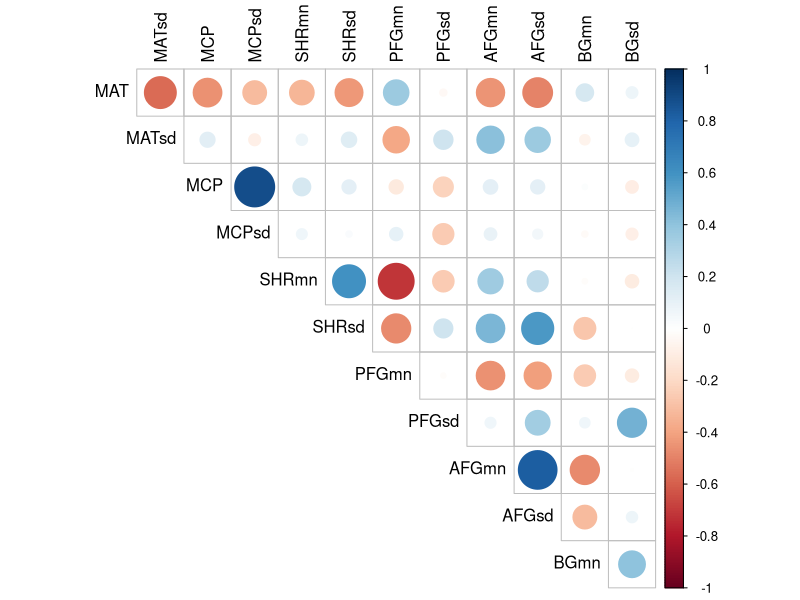
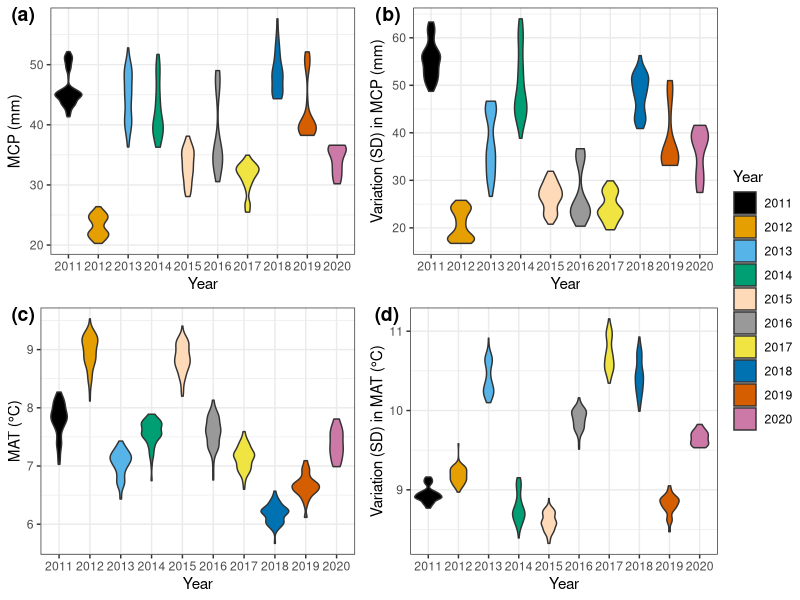
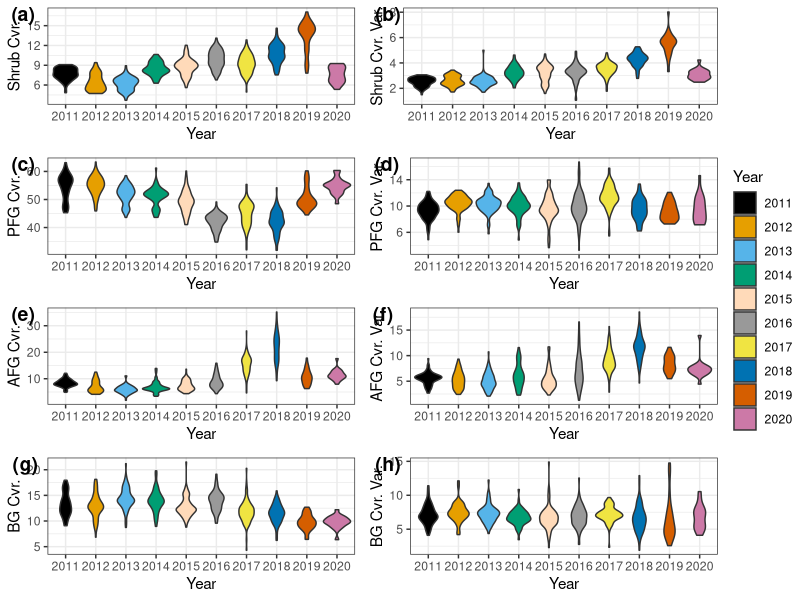
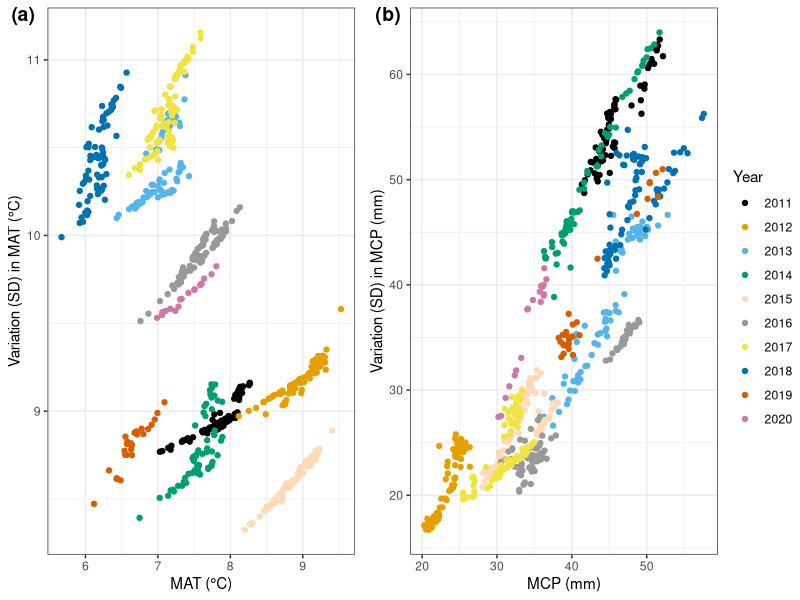
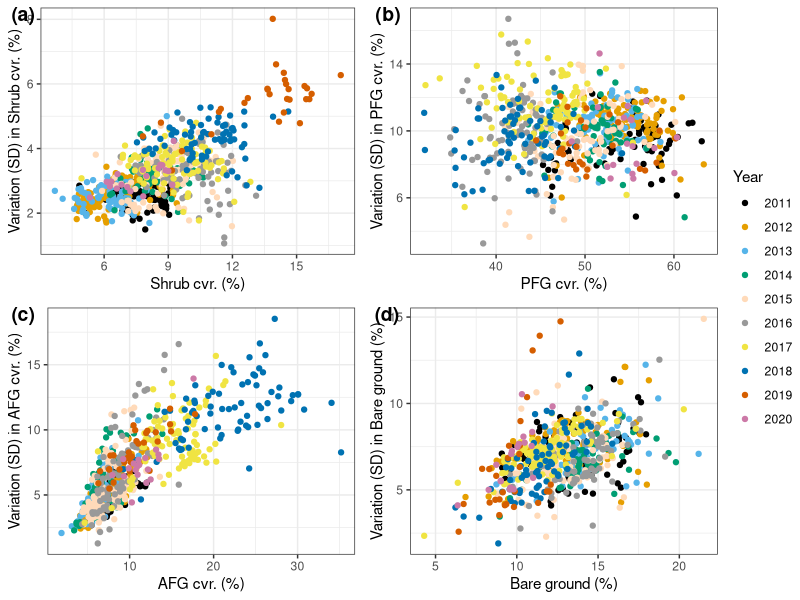

These charts were generated, in order, by the following R code: (Note: this script raises an error after producing the figures.)
# Preliminary analysis & setup of habitat covariates
# Elizabeth Simpson
### Started: 2023-June-13
### Updated: 2024-Aug-23

# *** Run after "generate_encounter_histories.R"
# *** Double check working directory

library(dplyr)
library(xtable)
library(ggplot2)
library(ggpubr)
library(corrplot)

########################################################
# WEATHER COVARS.
# Temperature - mean daily temperature calculated for each month
habitat <- read.csv("HenHabCovar.csv", as.is=TRUE)
habitat <- habitat[,-1]

# Summary of covariates for whole study - reported in the text
all.covar.sum <- as.data.frame(habitat %>%
                                 summarize(MATmean = mean(MAT),
                                           MATse = sd(MAT)/sqrt(length(MAT)),
                                           CPmean = mean(CP),
                                           CPse = sd(CP)/sqrt(length(CP)),
                                           SHRmean = mean(SHRmn),
                                           SHRse = sd(SHRmn)/sqrt(length(SHRmn)),
                                           PFGmean = mean(PFGmn),
                                           PFGse = sd(PFGsd)/sqrt(length(PFGmn)),
                                           AFGmean = mean(AFGmn),
                                           AFGse = sd(AFGmn)/sqrt(length(AFGmn)), 
                                           BGmean = mean(BGmn),
                                           BGse = sd(BGmn)/sqrt(length(BGmn))
                                 ))

xtable(all.covar.sum, digits=3)


by.yr.covar.sum <- as.data.frame(habitat %>%
                                   group_by(year) %>% 
                                   summarize(MATmean = mean(MAT),
                                             MATmean.se = sd(MAT)/sqrt(length(MAT)),
                                             
                                             MAT_SD = mean(MATsd),
                                             MAT_SD.se = sd(MATsd)/sqrt(length(MATsd)),
                                             
                                             MCPmean = mean(MCP),
                                             MCPmean.se = sd(MCP)/sqrt(length(MCP)),
                                             
                                             MCP_SD = mean(MCPsd),
                                             MCP_SD.se = sd(MCPsd)/sqrt(length(MCPsd)),
                                             
                                             SHRmean = mean(SHRmn),
                                             SHRmean.se = sd(SHRmn)/sqrt(length(SHRmn)),
                                             
                                             SHR_SD = mean(SHRsd),
                                             SHR_SD.se = sd(SHRsd)/sqrt(length(SHRsd)),
                                             
                                             PFGmean = mean(PFGmn),
                                             PFGmean.se = sd(PFGmn)/sqrt(length(PFGmn)),
                                             
                                             PFG_SD = mean(PFGsd),
                                             PFG_SD.se = sd(PFGsd)/sqrt(length(PFGsd)),
                                             
                                             AFGmean = mean(AFGmn),
                                             AFGmean.se = sd(AFGmn)/sqrt(length(AFGmn)),
                                             
                                             AFG_SD = mean(AFGsd), 
                                             AFG_SD.se = sd(AFGsd)/sqrt(length(AFGsd)),
                                             
                                             BGmean = mean(BGmn),
                                             BGmean.se = sd(BGmn)/sqrt(length(BGmn)),
                                             
                                             BG_SD = mean(BGsd),
                                             BG_SD.se = sd(BGsd)/sqrt(length(BGsd))
                                   ))

xtable(by.yr.covar.sum[,c(1,24:25)], digits=3)



# PLOT the covariates across all of the years
habitat$Year <- as.factor(habitat$year)

# CORRELATION plot
# Use Spearman's correlation because all variables (mostly weather) are not normally distributed
cor.mat <- cor(habitat[,c(4:5,7:8, 15:16, 13:14, 9:12)], method = "spearman") # Anything over 0.3 is considered too correlated to be in the same model

jpeg("../analysis/figures/covar_correlation_raw.jpeg", width=8, height=8, units="in", res=300)
corrplot(cor.mat, type="upper", diag=FALSE, tl.col="black")
dev.off()

# PALLETTE
CBPalette <- c("#000000", "#E69F00", "#56B4E9", "#009E73","#FFDAB9","#999999", "#F0E442", "#0072B2", "#D55E00", "#CC79A7")

p.mcp <- habitat %>%
  ggplot( aes(x=Year, y=MCP, fill=Year)) + 
  geom_violin() +
  xlab("Year") +
  ylab(expression("MCP (mm)")) +
  theme_bw() + 
  scale_fill_manual(values=CBPalette)

p.mcp.sd <- habitat %>%
  ggplot( aes(x=Year, y=MCPsd, fill=Year)) + 
  geom_violin() +
  xlab("Year") +
  ylab(expression("Variation (SD) in MCP (mm)")) +
  theme_bw() + 
  scale_fill_manual(values=CBPalette)

p.mat <- habitat %>%
  ggplot( aes(x=Year, y=MAT, fill=Year)) + 
  geom_violin() +
  xlab("Year") +
  ylab("MAT (°C)")+
  theme_bw() + 
  scale_fill_manual(values=CBPalette)

p.mat.sd <- habitat %>%
  ggplot( aes(x=Year, y=MATsd, fill=Year)) + 
  geom_violin() +
  xlab("Year") +
  ylab("Variation (SD) in MAT (°C)")+
  theme_bw() + 
  scale_fill_manual(values=CBPalette)

jpeg("../analysis/figures/weather_covar_across_years.jpeg", width=9, height=7, units="in", res=300)
ggarrange(p.mcp, p.mcp.sd, p.mat, p.mat.sd, ncol=2, common.legend=TRUE, legend="right", labels=c("(a)", "(b)","(c)", "(d)"), nrow=2)
dev.off()

# VEGETATION covariates
p.shr <- habitat %>%
  ggplot( aes(x=Year, y=SHRmn, fill=Year)) + 
  geom_violin() +
  xlab("Year") +
  ylab("Shrub Cvr.")+
  theme_bw() + 
  scale_fill_manual(values=CBPalette)

p.shr.sd <- habitat %>%
  ggplot( aes(x=Year, y=SHRsd, fill=Year)) + 
  geom_violin() +
  xlab("Year") +
  ylab("Shrub Cvr. Var.")+
  theme_bw() + 
  scale_fill_manual(values=CBPalette)

p.pfg <- habitat %>%
  ggplot( aes(x=Year, y=PFGmn, fill=Year)) + 
  geom_violin() +
  xlab("Year") +
  ylab("PFG Cvr.")+
  theme_bw() + 
  scale_fill_manual(values=CBPalette)

p.pfg.sd <- habitat %>%
  ggplot( aes(x=Year, y=PFGsd, fill=Year)) + 
  geom_violin() +
  xlab("Year") +
  ylab("PFG Cvr. Var.")+
  theme_bw() + 
  scale_fill_manual(values=CBPalette)

p.afg <- habitat %>%
  ggplot( aes(x=Year, y=AFGmn, fill=Year)) + 
  geom_violin() +
  xlab("Year") +
  ylab("AFG Cvr.")+
  theme_bw() + 
  scale_fill_manual(values=CBPalette)

p.afg.sd <- habitat %>%
  ggplot( aes(x=Year, y=AFGsd, fill=Year)) + 
  geom_violin() +
  xlab("Year") +
  ylab("AFG Cvr. Var.")+
  theme_bw() + 
  scale_fill_manual(values=CBPalette)

p.bg <- habitat %>%
  ggplot( aes(x=Year, y=BGmn, fill=Year)) + 
  geom_violin() +
  xlab("Year") +
  ylab("BG Cvr.")+
  theme_bw() + 
  scale_fill_manual(values=CBPalette)

p.bg.sd <- habitat %>%
  ggplot( aes(x=Year, y=BGsd, fill=Year)) + 
  geom_violin() +
  xlab("Year") +
  ylab("BG Cvr. Var.")+
  theme_bw() + 
  scale_fill_manual(values=CBPalette)

jpeg("../analysis/figures/vegetation_covar_across_years.jpeg", width=15, height=19, units="in", res=300)
ggarrange(p.shr, p.shr.sd, p.pfg, p.pfg.sd, p.afg, p.afg.sd, p.bg, p.bg.sd, common.legend=TRUE, legend="right",
          ncol=2, labels=c("(a)","(b)","(c)","(d)","(e)","(f)","(g)","(h)"), nrow=4)
dev.off()

# VISUALIZE the relationship between mean and variation within variables
# WEATHER
# Temperature
cor.MAT <- habitat %>%
  ggplot(aes(x=MAT, y=MATsd, colour=Year)) + 
  geom_point() +
  scale_colour_manual(values=CBPalette) +
  xlab("MAT (°C)") +
  ylab("Variation (SD) in MAT (°C)")+
  theme_bw() 

cor.MCP <- habitat %>%
  ggplot(aes(x=MCP, y=MCPsd, colour=Year)) + 
  geom_point() +
  scale_colour_manual(values=CBPalette) +
  xlab("MCP (mm)") +
  ylab("Variation (SD) in MCP (mm)")+
  theme_bw() 

jpeg("../analysis/figures/weather_mean_sd.jpeg", width=8, height=3.5, unit="in",res=300)
ggarrange(cor.MAT, cor.MCP,ncol=2, nrow=1, common.legend=TRUE, legend="right",
          labels=c("(a)","(b)"))
dev.off()

# VEGETATION
cor.shr <- habitat %>%
  ggplot(aes(x=SHRmn, y=SHRsd, colour=Year)) + 
  geom_point() +
  scale_colour_manual(values=CBPalette) +
  xlab("Shrub cvr. (%)") +
  ylab("Variation (SD) in Shrub cvr. (%)")+
  theme_bw() 

cor.pfg <- habitat %>%
  ggplot(aes(x=PFGmn, y=PFGsd, colour=Year)) + 
  geom_point() +
  scale_colour_manual(values=CBPalette) +
  xlab("PFG cvr. (%)") +
  ylab("Variation (SD) in PFG cvr. (%)")+
  theme_bw() 

cor.afg <- habitat %>%
  ggplot(aes(x=AFGmn, y=AFGsd, colour=Year)) + 
  geom_point() +
  scale_colour_manual(values=CBPalette) +
  xlab("AFG cvr. (%)") +
  ylab("Variation (SD) in AFG cvr. (%)")+
  theme_bw() 

cor.bg <- habitat %>%
  ggplot(aes(x=BGmn, y=BGsd, colour=Year)) + 
  geom_point() +
  scale_colour_manual(values=CBPalette) +
  xlab("Bare ground (%)") +
  ylab("Variation (SD) in Bare ground (%)")+
  theme_bw() 

jpeg("../analysis/figures/vegetation_mean_sd.jpeg", width=8, height=7, unit="in",res=300)
ggarrange(cor.shr, cor.pfg, cor.afg, cor.bg, ncol=2, nrow=2, common.legend=TRUE, legend="right",
          labels=c("(a)","(b)","(c)","(d)"))
dev.off()

# SET up habitat covars for analysis in MARK
wide.var <- as.data.frame(habitat[,-c(2,6,17)] %>%
                            group_by(HenID, year) %>%
                            pivot_wider(
                              names_from = c(year),
                              values_from = c(MAT, MATsd, MCP, MCPsd, AFGmn, AFGsd, BGmn, BGsd, PFGmn, PFGsd, SHRmn, SHRsd)
                            ))

rmark.EH.hab.age <- merge(rmark.EH.age.ID, wide.var, by.x="HenID", by.y="HenID")
nrow(rmark.EH.hab.age)

# What happened to the hens included in the survival analysis
included.summary <- individuals[individuals$HenID %in% rmark.EH.hab.age$HenID,]
included.summary <- table(included.summary$Fate)
names(included.summary) <- c("no-fate", "censored-lost", "pred-mammal", "pred-avian", "pred-unknown", "fence", "vehicle","dropped-collar","handling","undetermined")